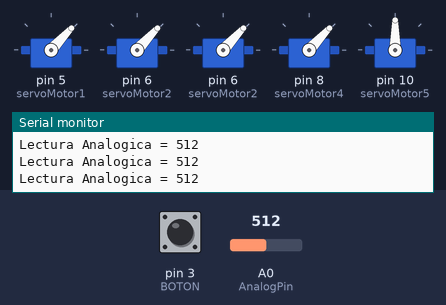
Recording of a sketch running on a simulated Arduino Uno, built with avr-gcc and run on an emulated ATmega328P. On the bench: 5 × servo, the last lines printed to the serial monitor. The test bench sets the inputs (shaded band); at power-on: pin 3 (BOTON) LOW, A0 (AnalogPin) = 512.

Above: at 1.2 s.
1.3 s: pin 3 (BOTON) pulled HIGH for 0.15 s
At 1.7 s:
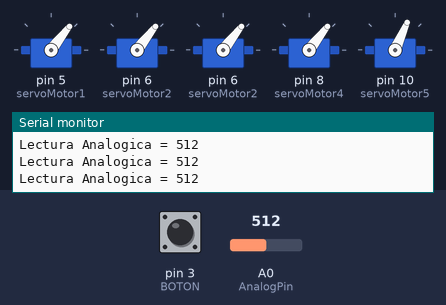
4.4 s: A0 (AnalogPin) set to 161
7.4 s: A0 (AnalogPin) set to 135
At 7.4 s:
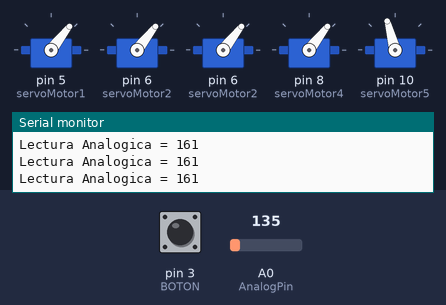
8.9 s: A0 (AnalogPin) set to 1023
11.9 s: pin 3 (BOTON) pulled HIGH for 1 s
At 12.19 s:
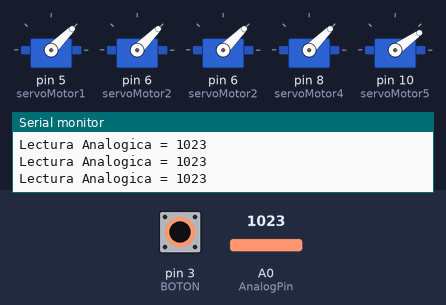
15.0 s: pin 3 (BOTON) pulled HIGH for 0.15 s
At 15.3 s:
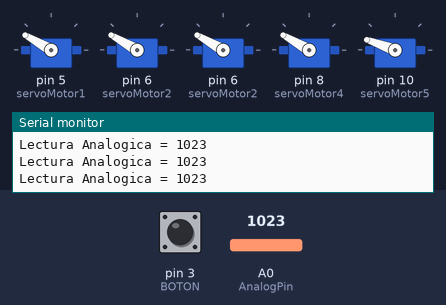
Timing chart, 0 to 21.0 s (numbered marks = the images above; inputs shaded):
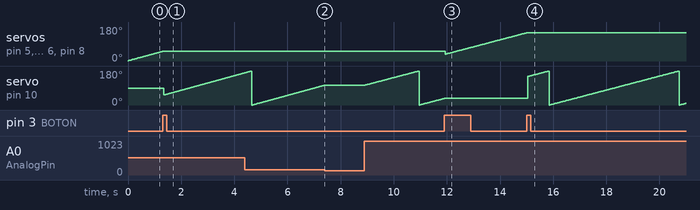

Measured:
- the behaviour switches between 151 and 150 on A0 (AnalogPin) (found by bisection; images 1 and 2)
- after the input at 1.3 s, servo on pin 5 (servoMotor1), servo on pin 6 (servoMotor2), servo on pin 6 (servoMotor2), servo on pin 8 (servoMotor4): goes on until 1.3 s, then stays 52°
- after the input at 7.4 s, servo on pin 10 (servoMotor5): stays 105° (without the input it goes to 106° after 0.02 s)
- after the input at 11.9 s, servo on pin 10 (servoMotor5): goes on until 11.9 s, then stays 35°
- after the input at 15.0 s, servo on pin 5 (servoMotor1), servo on pin 6 (servoMotor2), servo on pin 6 (servoMotor2), servo on pin 8 (servoMotor4): goes on until 15.0 s, then stays 150°; servo on pin 10 (servoMotor5): ramps from 0° to 180° and jumps back, once every 4.9 s

The sketch:

Codigo_Protesis_Erick_Stiven_Yate_V1.ino
```cpp
//Versión 1.0 por Nicoll Cáceres - Practicante Universidad El Bosque -  Noviembre 2020

#include <Servo.h>

// Declaramos las variables para controlar el servo
Servo servoMotor1;   //Dedo pulgar
Servo servoMotor2;   //Dedo corazón
Servo servoMotor3;   //Dedo indice
Servo servoMotor4;   //Dedo anular y meñique
Servo servoMotor5;   //Muñeca
int AnalogPin = 0;   // Sensor conectado a Analog 0
int angulo = 0;
int Activacion;
const int BOTON = 3;
int val = 0;
int state = 0;
int old_val = 0; // almacena el antiguo valor de val

void setup() {
  Serial.begin(9600);

  servoMotor1.attach(5);
  servoMotor2.attach(6);
  servoMotor3.attach(6);
  servoMotor4.attach(8);
  servoMotor5.attach(10);
}

void loop() {
  val= digitalRead(BOTON); // lee el estado del Botón
    if ((val == HIGH) && (old_val == LOW)){
      state=1-state;
    delay(10);
    }
  old_val = val; // valor del antiguo estado
    if (state==1){
     Activacion = analogRead(AnalogPin); // La Resistencia es igual a la lectura del sensor (Analog 0)
      Serial.print("Lectura Analogica = ");
      Serial.println(Activacion);
  if (Activacion>150){
        servoMotor5.write(angulo);
          delay(10);
          angulo++;
         if(angulo>180) angulo = 0;
     }}
else{
  Activacion = analogRead(AnalogPin); // La Resistencia es igual a la lectura del sensor (Analog 0)
      Serial.print("Lectura Analogica = ");
      Serial.println(Activacion);

  if (Activacion>150){
servoMotor1.write(angulo);
servoMotor2.write(angulo);
servoMotor3.write(angulo);
servoMotor4.write(angulo);

     delay(10);
    angulo++;
   if(angulo>180) angulo = 0;
  }
  }
 }
```
